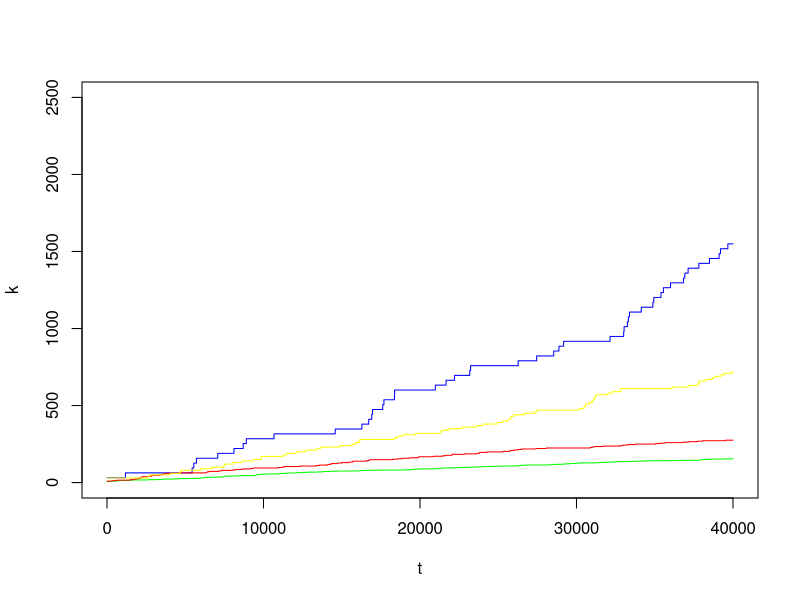

The R script that drew this image: (Note: this script raises an error after producing the figure.)
dat = read.csv("compact_nogrowth.txt", sep = " ", header = FALSE)
colnames(dat) = c("node", "t", "k")
dat1 = dat[which(dat[,1] == 1),]
dat10 = dat[which(dat[,1] == 10),]
dat100 = dat[which(dat[,1] == 100),]
dat1000 = dat[which(dat[,1] == 1000),]

plot(dat1$t, dat1$k*sqrt(1), type = "l", col = "green",
     xlab = "t", ylab = "k", ylim = c(0, 2500))
lines(dat1000$k * sqrt(1000), col = "blue")
lines(dat10$k * sqrt(10), col = "red")
lines(dat100$k * sqrt(100), col = "yellow")


m0 = 5
plot(rdat1$t, rdat1$k * (m0 * log(m0 + 1 - 1) - m0), type = "l", col = "green",
     xlab = "t", ylab = "k", ylim = c(0, 1300))
lines(rdat1000$k * (m0 * log(m0 + 1000 - 1) - m0), col = "blue")
lines(rdat10$k * (m0 * log(m0 + 10 - 1) - m0), col = "red")
lines(rdat100$k * (m0 * log(m0 + 100 - 1) - m0), col = "yellow")